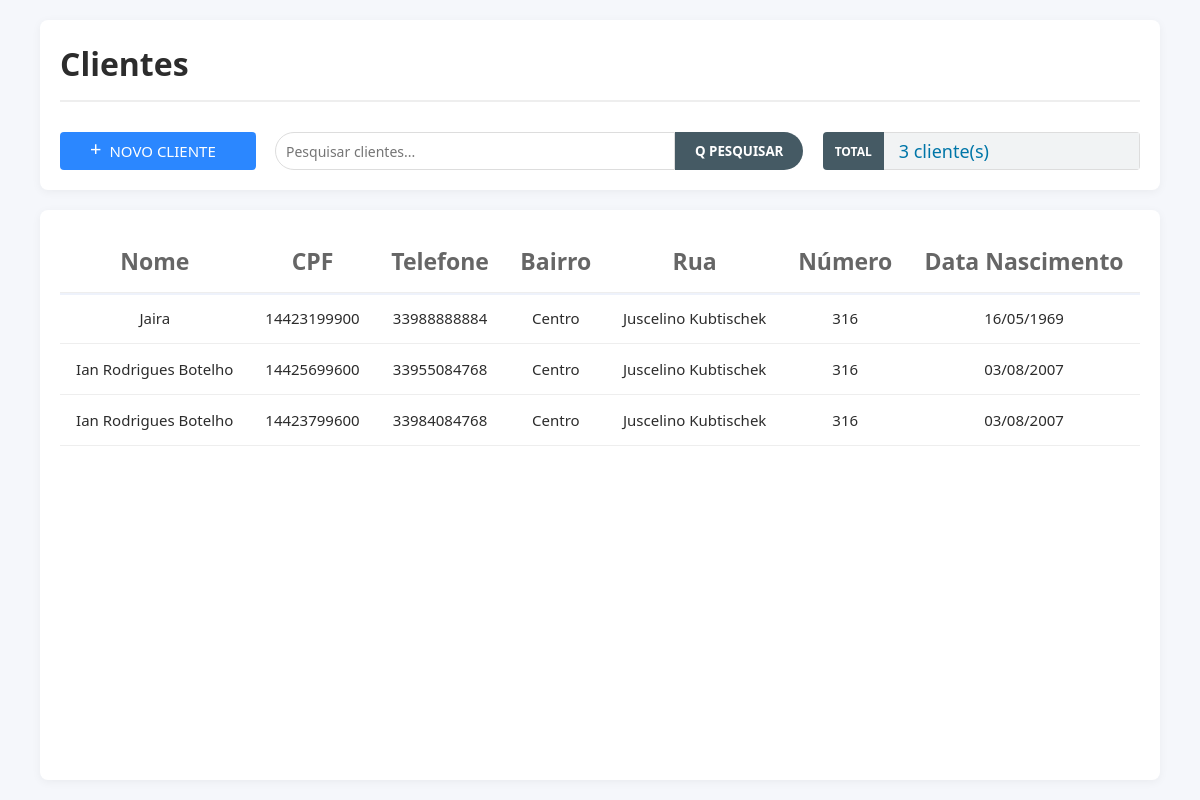
Page /clientes/ on the earlier database version.
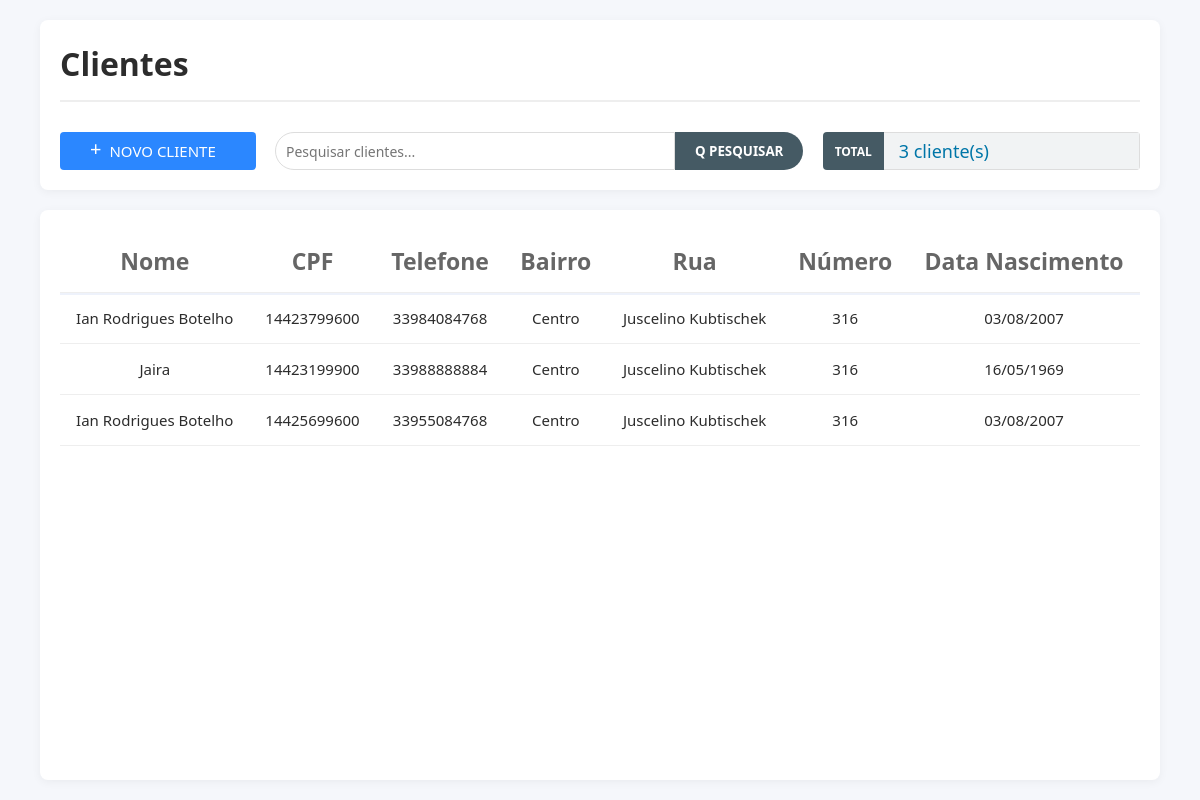
Same page on the later database version.
### front_end/models.py (models this page shows, shortened)
class Client(models.Model):
    nome = models.CharField(max_length=40)
    cpf = models.CharField("CPF", max_length=11, unique=True)
    telefone = models.CharField(max_length=11, unique=True)
    rua = models.CharField(max_length=30)
    bairro = models.CharField(max_length=20)
    dt_nascimento = models.DateField(null=True, blank=True)
    numero = models.PositiveIntegerField("Número")
    dt_criacao = models.DateTimeField(auto_now=True)

### front_end/views.py (the view, shortened to what this page needs)
# urls.py: path('clientes/', views.Cliente, name='clientes'),
def Cliente(request):
    termo_busca = request.GET.get("q", "").strip()
    mostrar_form = request.GET.get("view") == "form"
    form = ClientForm()
    if request.method == "POST":
        form = ClientForm(request.POST)
        if form.is_valid():
            form.save()
            return redirect("front_end:clientes")
        mostrar_form = True
    clientes = Client.objects.all().order_by("-dt_criacao")
    contexto = {
        "clientes": clientes,
        "busca": termo_busca,
        "mostrar_form": mostrar_form,
        "form": form,
        "total_clientes": clientes.count(),
    }
    return render(request, "pag_clientes.html", contexto)

### front_end/forms.py (shortened to what this page needs)
class ClientForm(forms.ModelForm):
    cpf = forms.CharField(max_length=14)
    telefone = forms.CharField(max_length=16)
    class Meta:
        model = Client
        fields = ['nome', 'cpf', 'telefone', 'rua', 'bairro', 'dt_nascimento', 'numero']

### Templates/pag_clientes.html (shortened to what this page needs)
<!DOCTYPE html>
<html lang="en">
<head>
</head>
<body>
    <div class="header-container">
        <h1>Clientes</h1>
        <div class="barra_ferramentas">
            <button class="btn-add" onclick="Adicionar_client()">
                <span>+</span>NOVO CLIENTE
            </button>
            <form class="div-search" method="get">
                <input id="search-input" name="q" type="search" placeholder="Pesquisar clientes..." value="{{ busca }}">
                <button class="btn-search" type="submit">Q PESQUISAR</button>
            </form>
            <div class="div-total">
                <span class="total-text">TOTAL</span>
                <span id="total-clientes" class="total-clients">{{ total_clientes }} cliente(s)</span>
            </div>
        </div>
    </div>
    <div class="clients-container">
        <div id="list-view" class="{% if mostrar_form %}view-hidden{% endif %}">
            <div class="table-wrapper">
                <table>
                    <thead>
                        <tr>
                            <th>Nome</th>
                            <th>CPF</th>
                            <th>Telefone</th>
                            <th>Bairro</th>
                            <th>Rua</th>
                            <th>Número</th>
                            <th>Data Nascimento</th>
                        </tr>
                    </thead>
                    <tbody id="clientes-tbody">
                        {% for cliente in clientes %}
                        <tr class="cliente-row" data-cliente-id="{{ cliente.id }}" onclick="abrirNotasCliente({{ cliente.id }})">
                            <td>{{ cliente.nome }}</td>
                            <td>{{ cliente.cpf }}</td>
                            <td>{{ cliente.telefone }}</td>
                            <td>{{ cliente.bairro }}</td>
                            <td>{{ cliente.rua }}</td>
                            <td>{{ cliente.numero }}</td>
                            <td>{% if cliente.dt_nascimento %}{{ cliente.dt_nascimento|date:"d/m/Y" }}{% else %}-{% endif %}</td>
                        </tr>
                        {% endfor %}
                    </tbody>
                </table>
            </div>
        </div>
    </div>
 </body>
</html>

Differences in the rows shown:
changed Client (number 1 of 3 on the later page): moves up the list
